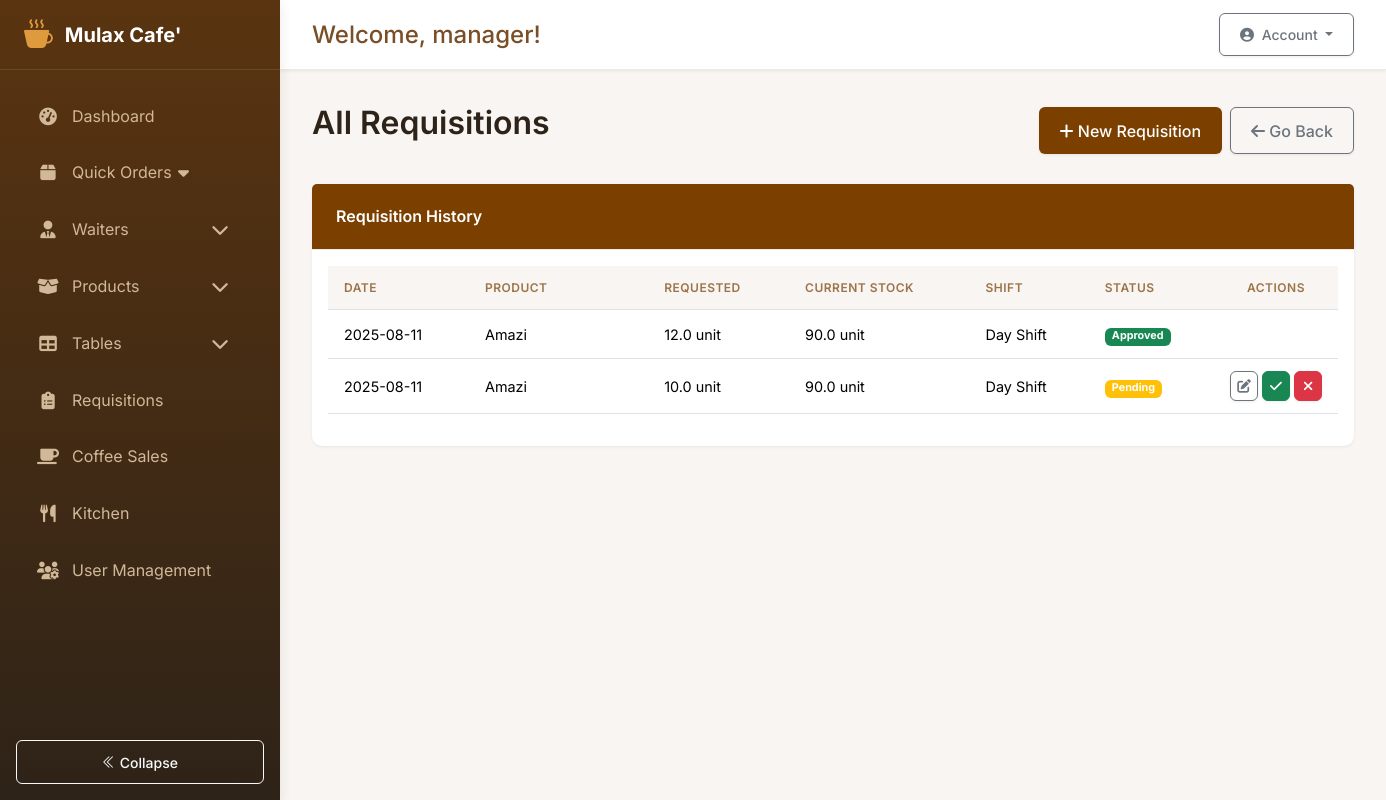
Screenshot of /requisitions/ (signed in) with the database file from the repository.
### app/models.py (models this page shows, shortened)
class User(db.Model, UserMixin):
    __tablename__ = 'users'
    id = db.Column(db.Integer, primary_key=True)
    username = db.Column(db.String(80), unique=True, nullable=False)
    password_hash = db.Column(db.String(128))
    role = db.Column(db.String(20), default='employee')  # Possible values: 'system_control', 'manager', 'employee'
    is_admin = db.Column(db.Boolean, default=False)
    active = db.Column(db.Boolean, default=True)
    created_at = db.Column(db.DateTime, default=lambda: datetime.now(pytz.timezone('Africa/Kigali')))
    last_login = db.Column(db.DateTime)
    must_change_password = db.Column(db.Boolean, default=True)
    current_shift_id = db.Column(db.Integer, db.ForeignKey('shifts.id'))
    current_shift = db.relationship('Shift', back_populates='users')
    attendances = db.relationship('Attendance', back_populates='user')
    stock_movements = db.relationship('StockMovement', back_populates='user')
    requisitions = db.relationship(
        'Requisition',
        back_populates='requester',
        foreign_keys='[Requisition.user_id]'
    )
    approved_requisitions = db.relationship(
        'Requisition',
        back_populates='approver',
        foreign_keys='[Requisition.approved_by]'
    )
    coffee_sales = db.relationship('CoffeeSale', back_populates='recorder')
    orders_recorded = db.relationship('Order', back_populates='recorder', foreign_keys='[Order.recorded_by]')
    orders_served = db.relationship('Order', back_populates='server', foreign_keys='[Order.served_by]')
    orders_created = db.relationship('Order', back_populates='user', foreign_keys='Order.user_id')
    def is_system_control(self):
        return self.role == 'system_control' or self.is_admin
    def is_employee(self):
        return self.role == 'employee'
    def get_current_shift(self):
        if self.is_admin or self.is_system_control():
            return None  # Admins can see all shifts
        return self.current_shift

class Requisition(db.Model):
    __tablename__ = 'requisitions'
    id = db.Column(db.Integer, primary_key=True)
    date = db.Column(db.DateTime, default=lambda: datetime.now(pytz.timezone('Africa/Kigali')))
    product_id = db.Column(db.Integer, db.ForeignKey('products.id'), nullable=False)
    user_id = db.Column(db.Integer, db.ForeignKey('users.id'), nullable=False)
    current_stock = db.Column(db.Float)
    requested_qty = db.Column(db.Float, nullable=False)
    unit = db.Column(db.String(20))
    status = db.Column(db.String(20), default='pending')
    approved_by = db.Column(db.Integer, db.ForeignKey('users.id'))
    approval_date = db.Column(db.DateTime)
    notes = db.Column(db.String(200))
    shift_id = db.Column(db.Integer, db.ForeignKey('shifts.id'), nullable=True)
    product = db.relationship('Product', back_populates='requisitions')
    requester = db.relationship('User', back_populates='requisitions', foreign_keys=[user_id])
    approver = db.relationship('User', back_populates='approved_requisitions', foreign_keys=[approved_by])
    shift = db.relationship('Shift')

class Product(db.Model):
    __tablename__ = 'products'
    id = db.Column(db.Integer, primary_key=True)
    sku = db.Column(db.String(20), unique=True, nullable=False)
    name = db.Column(db.String(100), nullable=False)
    brand = db.Column(db.String(100))
    description = db.Column(db.Text)
    category = db.Column(db.String(50), nullable=False)
    unit = db.Column(db.String(20), nullable=False)
    current_stock = db.Column(db.Float, default=0)
    unit_price = db.Column(db.Float, default=0)
    cost_price = db.Column(db.Float)
    supplier = db.Column(db.String(100))
    remarks = db.Column(db.String(200))
    tax_rate = db.Column(db.Float, nullable=True)
    reorder_qty = db.Column(db.Float, default=0)
    last_updated = db.Column(db.DateTime, default=lambda: datetime.now(pytz.timezone('Africa/Kigali')), onupdate=lambda: datetime.now(pytz.timezone('Africa/Kigali')))
    min_stock = db.Column(db.Float, default=5.0)
    stock_movements = db.relationship(
        'StockMovement',
        back_populates='product',
        cascade='all, delete-orphan'
    )
    requisitions = db.relationship('Requisition', back_populates='product')
    coffee_sales = db.relationship('CoffeeSale', back_populates='product')
    order_items = db.relationship('OrderItem', back_populates='product')

### app/routes/requisitions.py (the view)
@bp.route('/')
@login_required
def list_requisitions():
    if current_user.role in ['admin', 'manager']:
        requisitions = Requisition.query.options(joinedload(Requisition.requester).joinedload(User.current_shift)).order_by(Requisition.date.desc()).all()
    else:
        requisitions = Requisition.query.options(joinedload(Requisition.requester).joinedload(User.current_shift)).filter_by(user_id=current_user.id).order_by(Requisition.date.desc()).all()
    return render_template('requisitions/list.html', requisitions=requisitions)

### app/templates/requisitions/list.html (shortened to what this page needs)
{% extends "base.html" %}
{% block content %}
<div class="d-flex justify-content-between align-items-center mb-4">
    <h2>{% if current_user.role in ['admin', 'manager'] %}All{% else %}My{% endif %} Requisitions</h2>
    <div class="d-flex gap-2">
        <a href="{{ url_for('requisitions.new_requisition') }}" class="btn" style="background-color: #7B3F00; color: white;">
            <i class="fas fa-plus"></i> New Requisition
        </a>
        <a href="{{ url_for('coffee.new_sale') }}" class="btn btn-outline-secondary">
            <i class="fas fa-arrow-left"></i> Go Back
        </a>
    </div>
</div>
<div class="card">
    <div class="card-header text-white" style="background-color: #7B3F00;">
        Requisition History
    </div>
    <div class="card-body">
        <div class="table-responsive" style="min-width: 1000px;">
            <table class="table table-hover align-middle" style="width: 100%; table-layout: auto;">
                <thead>
                    <tr>
                        <th style="white-space: nowrap;">Date</th>
                        <th style="min-width: 140px;">Product</th>
                        <th style="min-width: 110px;">Requested</th>
                        <th style="min-width: 120px;">Current Stock</th>
                        <th style="min-width: 90px;">Shift</th>
                        <th style="min-width: 90px;">Status</th>
                        <th style="width: 1%; white-space: nowrap; text-align: center;">Actions</th>
                    </tr>
                </thead>
                <tbody>
                    {% for req in requisitions %}
                    <tr>
                        <td style="white-space: nowrap;">{{ req.date.strftime('%Y-%m-%d') }}</td>
                        <td style="max-width: 200px; overflow-wrap: anywhere;">{{ req.product.name }}</td>
                        <td style="white-space: nowrap;">{{ req.requested_qty }} {{ req.unit }}</td>
                        <td style="white-space: nowrap;">{{ req.current_stock }} {{ req.unit }}</td>
                        <td style="white-space: nowrap;">
                            {% if req.shift %}
                                {% if req.shift.start_time.hour == 7 and req.shift.end_time.hour == 17 %}
                                    Day Shift
                                {% else %}
                                    Night Shift
                                {% endif %}
                            {% else %}
                                -
                            {% endif %}
                        </td>
                        <td style="white-space: nowrap;">
                            <span class="badge
                                {% if req.status == 'approved' %}bg-success
                                {% elif req.status == 'rejected' %}bg-danger
                                {% else %}bg-warning{% endif %}">
                                {{ req.status|title }}
                            </span>
                        </td>
                        <td style="text-align: center; white-space: nowrap;">
                            <div class="d-flex flex-row gap-1 justify-content-center">
                                {% if req.status == 'pending' %}
                                    {% if req.user_id == current_user.id %}
                                    <a href="{{ url_for('requisitions.edit_requisition', id=req.id) }}" class="btn btn-xs btn-outline-secondary p-1" title="Edit" style="font-size: 0.85rem; min-width: 28px;">
                                        <i class="fas fa-edit"></i>
                                    </a>
                                    {% endif %}
                                    {% if current_user.role in ['admin', 'manager'] %}
                                    <form action="{{ url_for('requisitions.approve_requisition', id=req.id) }}" method="POST" style="display: inline;">
                                        <button type="submit" class="btn btn-xs btn-success p-1" title="Approve" style="font-size: 0.85rem; min-width: 28px;"><i class="fas fa-check"></i></button>
                                    </form>
                                    <form action="{{ url_for('requisitions.reject_requisition', id=req.id) }}" method="POST" style="display: inline;">
                                        <button type="submit" class="btn btn-xs btn-danger p-1" title="Reject" style="font-size: 0.85rem; min-width: 28px;"><i class="fas fa-times"></i></button>
                                    </form>
                                    {% endif %}
                                {% endif %}
                            </div>
                        </td>
                    </tr>
                    {% endfor %}
                </tbody>
            </table>
        </div>
    </div>
</div>
{% endblock %}

### app/templates/base.html (shortened to what this page needs)
<!DOCTYPE html>
<html lang="en">
<head>
    <link rel="stylesheet" href="https://cdn.jsdelivr.net/npm/bootstrap-icons@1.11.1/font/bootstrap-icons.css">
    <link href="https://cdn.jsdelivr.net/npm/bootstrap@5.3.2/dist/css/bootstrap.min.css" rel="stylesheet">
    <link href="{{ url_for('static', filename='css/styles.css') }}" rel="stylesheet">
    <link rel="stylesheet" href="https://cdnjs.cloudflare.com/ajax/libs/font-awesome/6.5.2/css/all.min.css">
    <link rel="stylesheet" href="https://cdn.datatables.net/1.11.5/css/dataTables.bootstrap5.min.css">
</head>
<body>
    {% if current_user.is_authenticated %}
        <div class="app-container">
            <aside class="sidebar" id="sidebar">
                <div class="sidebar-header">
                    <a href="#" class="sidebar-brand">
                        <i class="bi bi-cup-hot-fill"></i>
                        <span>Mulax Cafe'</span>
                    </a>
                </div>
                <div class="sidebar-nav-container">
                    <ul class="sidebar-nav">
                        {% if current_user.role in ['admin', 'manager'] %}
                            <li class="nav-item">
                                <a class="sidebar-nav-link" href="{{ url_for('main.dashboard') }}">
                                    <i class="fas fa-tachometer-alt"></i><span>Dashboard</span>
                                </a>
                            </li>
                        {% endif %}
                        <li class="nav-item">
                            <a class="sidebar-nav-link collapsed" href="#" data-bs-toggle="collapse" data-bs-target="#ordersMenu" aria-expanded="false">
                                <i class="fas fa-box"></i><span>Quick Orders</span>
                                <i class="fas fa-caret-down float-end"></i>
                            </a>
                        </li>
                        {% if current_user.role in ['admin', 'manager'] %}
<li class="nav-item">
    <a class="sidebar-nav-link d-flex align-items-center" href="#waitersSubmenu" data-bs-toggle="collapse" role="button" aria-expanded="false" aria-controls="waitersSubmenu">
        <i class="fas fa-user-tie"></i>
        <span>Waiters</span>
        <i class="fas fa-chevron-down ms-auto menu-toggle"></i>
    </a>
</li>
{% endif %}
                        <li class="nav-item">
                            <a class="sidebar-nav-link d-flex align-items-center" href="#productSubmenu" data-bs-toggle="collapse" role="button" aria-expanded="false" aria-controls="productSubmenu">
                                <i class="fas fa-box-open"></i>
                                <span>Products</span>
                                <i class="fas fa-chevron-down ms-auto menu-toggle"></i>
                            </a>
                        </li>
                        <li class="nav-item">
                            <a class="sidebar-nav-link d-flex align-items-center" href="#tablesSubmenu" data-bs-toggle="collapse" role="button" aria-expanded="false" aria-controls="tablesSubmenu">
                                <i class="fas fa-table"></i>
                                <span>Tables</span>
                                <i class="fas fa-chevron-down ms-auto menu-toggle"></i>
                            </a>
                        </li>
                        <li class="nav-item">
                            <a class="sidebar-nav-link" href="{{ url_for('requisitions.list_requisitions') }}">
                                <i class="fas fa-clipboard-list"></i><span>Requisitions</span>
                            </a>
                        </li>
                        <li class="nav-item">
                            <a class="sidebar-nav-link" href="{{ url_for('coffee.list_sales') }}">
                                <i class="fas fa-coffee"></i><span>Coffee Sales</span>
                            </a>
                        </li>
                        <li class="nav-item">
                            <a class="sidebar-nav-link" href="{{ url_for('kitchen.inventory') }}">
                                <i class="fas fa-utensils"></i><span>Kitchen</span>
                            </a>
                        </li>
                        {% if current_user.role in ['manager'] %}
                        <li class="nav-item">
                            <a class="sidebar-nav-link" href="{{ url_for('auth.manage_users') }}">
                                <i class="fas fa-users-cog"></i><span>User Management</span>
                            </a>
                        </li>
                        {% endif %}
                    </ul>
                </div>
                <div class="sidebar-footer p-3">
                    <button class="sidebar-toggle btn btn-sm btn-outline-light w-100" id="sidebarToggle">
                        <i class="bi bi-chevron-double-left"></i> <span>Collapse</span>
                    </button>
                </div>
            </aside>
            <main class="main-content" id="main-content">
                <div class="content-wrapper">
                    <div class="top-bar">
                        <div class="welcome-message">
                            <h4>Welcome, {{ current_user.username }}!</h4>
                        </div>
                        <div class="user-profile">
                            <div class="dropdown">
                                <button class="btn btn-sm btn-outline-secondary dropdown-toggle" type="button" id="dropdownMenuButton" data-bs-toggle="dropdown" aria-expanded="false">
                                    <i class="fas fa-user-circle me-1"></i> Account
                                </button>
                            </div>
                        </div>
                    </div>
                    <div class="content-container">
                        {% block content %}{% endblock %}
                    </div>
                </div>
            </main>
        </div>
    {% endif %}
</body>
</html>

### app/static/css/styles.css (style rules this page uses)
:root { --primary: #7B3F00; --secondary: #FFD700; --dark: #212529; --light: #F8F9FA; }
body { background-color: #f5f5f5; }
.card { border: none; box-shadow: 0 0.125rem 0.25rem rgba(0, 0, 0, 0.075); }
.card-header { font-weight: 600; }
.table th { background-color: var(--light); }
.table-responsive { overflow-x: auto; }
.table { font-size: 0.9rem; }
.table th { white-space: nowrap; position: sticky; top: 0; background-color: #f8f9fa; }

### rows the page displays
User: username "manager"
Requisition: date "2025-08-11", product.name "Amazi", requested_qty "12.0", unit "unit", current_stock "90.0", status "Approved"
Requisition: date "2025-08-11", product.name "Amazi", requested_qty "10.0", unit "unit", current_stock "90.0", status "Pending"
